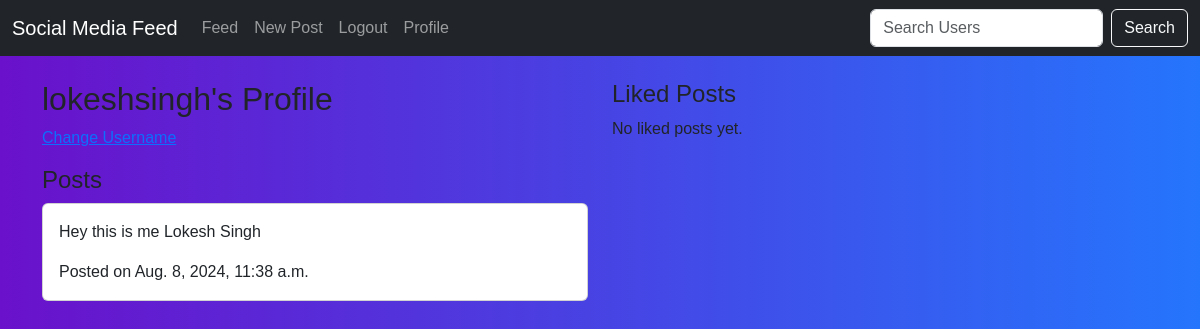
The page /profile/lokeshsingh/ (signed in) on the database its author committed.
### myapp/models.py (models this page shows, shortened)
class Post(models.Model):
    content = models.TextField()
    user = models.ForeignKey(User, on_delete=models.CASCADE, related_name='posts')
    created_at = models.DateTimeField(auto_now_add=True)
    updated_at = models.DateTimeField(auto_now=True)

### myapp/views.py (the view)
# urls.py: re_path(r'^profile/(?!change-username/)(?P<username>\w+)/$', views.user_profile, name='user_profile'),
def user_profile(request, username):
    user = get_object_or_404(User, username=username)
    posts = Post.objects.filter(user=user)
    likes = Like.objects.filter(user=user)
    context = {
        'profile_user': user,
        'posts': posts,
        'likes': likes,
    }
    return render(request, 'user_profile.html', context)

### myapp/templates/user_profile.html
{% extends 'base.html' %}
{% block content %}
  <div class="row">
    <div class="col-md-6">
      <h2>{{ profile_user.username }}'s Profile</h2>
      {% if request.user == profile_user %}
        <p>
          <a href="{% url 'change_username' %}">Change Username</a>
        </p>
      {% endif %}
      <h4>Posts</h4>
      {% for post in posts %}
        <div class="card mb-3">
          <div class="card-body">
            <p class="card-text">{{ post.content }}</p>
            <p class="card-text">Posted on {{ post.created_at }}</p>
          </div>
        </div>
        {% empty %}
        <p>No posts yet.</p>
      {% endfor %}
    </div>
    <div class="col-md-6">
      <h4>Liked Posts</h4>
      {% for like in likes %}
        <div class="card mb-3">
          <div class="card-body">
            <p class="card-text">{{ like.post.content }}</p>
            <p class="card-text">Posted by: {{ like.post.user.username }} on {{ like.post.created_at }}</p>
          </div>
        </div>
        {% empty %}
        <p>No liked posts yet.</p>
      {% endfor %}
    </div>
  </div>
{% endblock %}

### myapp/templates/base.html (style rules this page uses)
body { background: linear-gradient(to right, #6a11cb, #2575fc); font-family: 'Arial', sans-serif; }

### rows shown on the page
Post: content "Hey this is me Lokesh Singh", created_at "Aug. 8, 2024, 11:38 a.m."

### other values the page prints
{{ profile_user.username }} "lokeshsingh"
